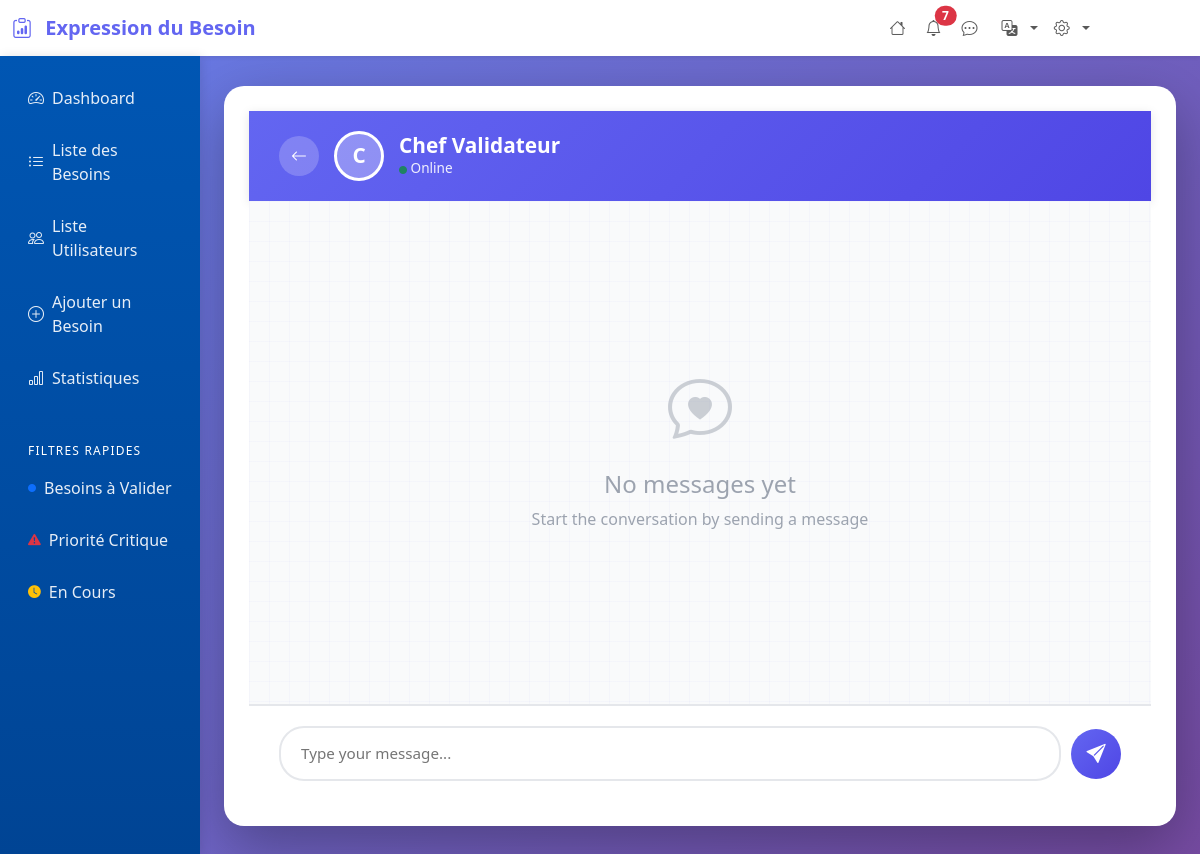
The page /chat/chat_page.php?user_id=2 (signed in) on the database as committed earlier.
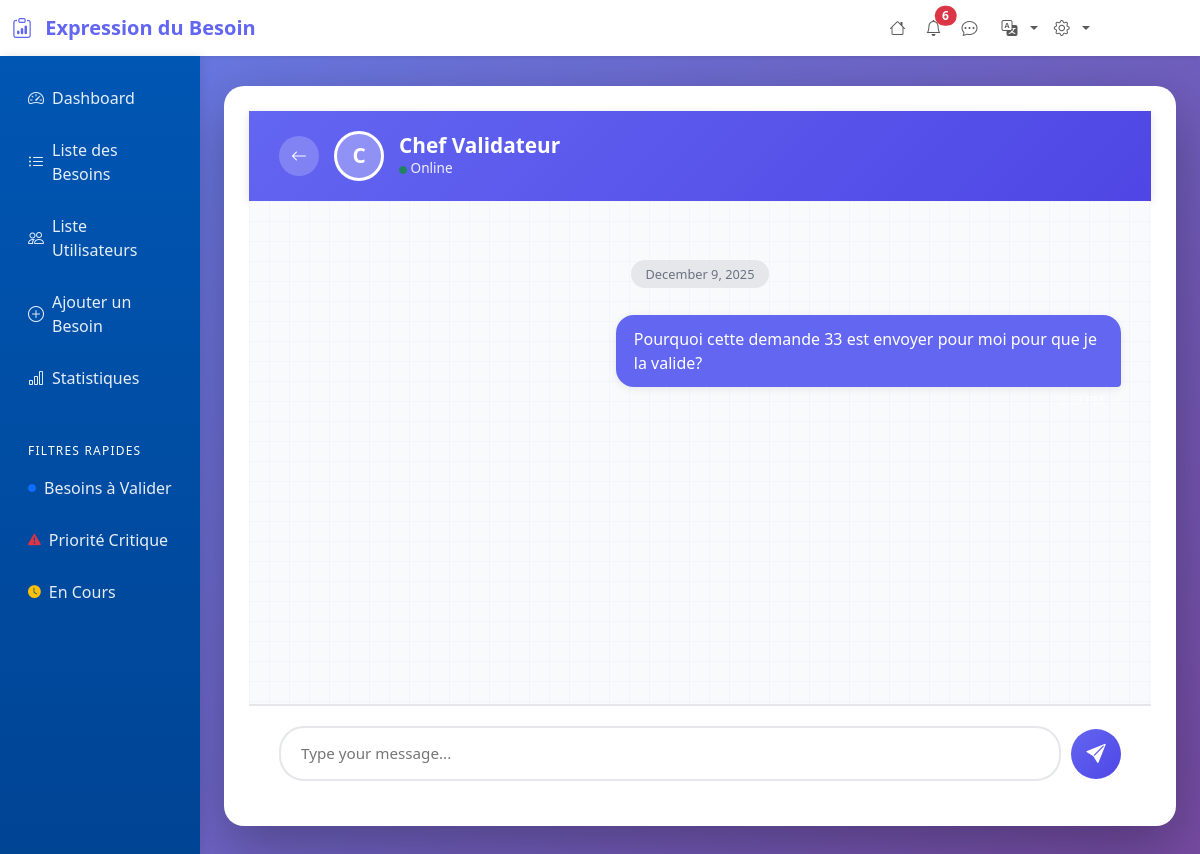
The same page on the database as committed later.
### tables this page shows
CREATE TABLE `conversations` (
  `id` int(11) NOT NULL,
  `sender_id` int(11) NOT NULL,
  `receiver_id` int(11) NOT NULL,
  `message` text NOT NULL,
  `sent_time` timestamp NOT NULL DEFAULT current_timestamp(),
  `is_read` tinyint(1) DEFAULT 0
);

### includes/functions.php (called while the page is built, shortened)
<?php
function getUnreadNotificationCount(int $serviceId,$isAdmin = 0): int {
    $pdo = getConnection();
    if($isAdmin == 1){
        $stmt = $pdo->prepare("SELECT COUNT(*) FROM notifications WHERE is_just_for_admin = 1 AND seen = 0");
        $stmt->execute();
        return (int) $stmt->fetchColumn();
    }
    $stmt = $pdo->prepare("SELECT COUNT(*) FROM notifications WHERE service_id = :service_id AND seen = 0");
    $stmt->execute([':service_id' => $serviceId]);
    return (int) $stmt->fetchColumn();
}
?>

### chat/chat_page.php (the view, shortened to what the changed rows need)
<?php
include '../includes/header.php';
$pdo = getConnection();
$current_user_id = $_SESSION['user_id'] ?? 1;
$chat_user_id = $_GET['user_id'] ?? null;
$sql = "SELECT id, nom FROM users WHERE id = :id";
$stmt = $pdo->prepare($sql);
$stmt->execute(['id' => $chat_user_id]);
$chat_user = $stmt->fetch(PDO::FETCH_ASSOC);
$sql = "SELECT c.*, u.nom
        FROM Conversations c
        JOIN users u ON c.sender_id = u.id
        WHERE (c.sender_id = :user1 AND c.receiver_id = :user2)
        OR (c.sender_id = :user3 AND c.receiver_id = :user4)
        ORDER BY c.sent_time ASC";
$stmt = $pdo->prepare($sql);
$stmt->execute([
    'user1' => $current_user_id,
    'user2' => $chat_user_id,
    'user3' => $chat_user_id,
    'user4' => $current_user_id]);
$messages = $stmt->fetchAll(PDO::FETCH_ASSOC);
?>
<!DOCTYPE html>
<html lang="en">
<head>
    <link href="https://cdn.jsdelivr.net/npm/bootstrap@5.3.2/dist/css/bootstrap.min.css" rel="stylesheet">
    <link rel="stylesheet" href="https://cdn.jsdelivr.net/npm/bootstrap-icons@1.11.1/font/bootstrap-icons.css">
</head>
<body>
    <div class="chat-container">
        <div class="chat-header">
            <div class="chat-user-info">
                <h2><?php echo htmlspecialchars($chat_user['nom']); ?></h2>
            </div>
        </div>
        <div class="messages-container" id="messagesContainer">
            <?php if (empty($messages)): ?>
            <div class="empty-chat">
                <i class="bi bi-chat-heart"></i>
                <h4>No messages yet</h4>
                <p>Start the conversation by sending a message</p>
            </div>
            <?php else: ?>
            <?php
                $last_date = null;
                foreach ($messages as $msg):
                    $msg_date = date('Y-m-d', strtotime($msg['sent_time']));
                    $is_sent = $msg['sender_id'] == $current_user_id;
                    if ($msg_date !== $last_date):
                        $last_date = $msg_date;
                        $today = date('Y-m-d');
                        $yesterday = date('Y-m-d', strtotime('-1 day'));
                        if ($msg_date == $today) {
                            $date_label = 'Today';
                        } elseif ($msg_date == $yesterday) {
                            $date_label = 'Yesterday';
                        } else {
                            $date_label = date('F j, Y', strtotime($msg_date));
                        }
                ?>
            <div class="date-divider">
                <span><?php echo $date_label; ?></span>
            </div>
            <?php endif; ?>
            <div class="message <?php echo $is_sent ? 'sent' : 'received'; ?>">
                <div class="message-content">
                    <div class="message-bubble">
                        <?php echo nl2br(htmlspecialchars($msg['message'])); ?>
                    </div>
                    <div class="message-time">
                        <?php if ($is_sent): ?>
                        <i class="bi bi-check2-all"></i>
                        <?php endif; ?>
                    </div>
                </div>
            </div>
            <?php endforeach; ?>
            <?php endif; ?>
        </div>
    </div>
</body>
</html>

### includes/header.php (shortened to what the changed rows need)
<?php
require_once __DIR__ . '/functions.php';
$unreadCount = getUnreadNotificationCount($_SESSION['user_service'] ?? 0,
    isset($_SESSION['user_role']) && $_SESSION['user_role'] === 'Administrateur' ? 1 : 0
);
?>
<!DOCTYPE html>
<html lang="fr">
<head>
    <link href="https://cdn.jsdelivr.net/npm/bootstrap@5.3.2/dist/css/bootstrap.min.css" rel="stylesheet">
    <link href="https://cdn.jsdelivr.net/npm/bootstrap-icons@1.11.2/font/bootstrap-icons.css" rel="stylesheet">
    <link rel="stylesheet" href="assets/css/style.css">
    <link rel="stylesheet" href="https://cdnjs.cloudflare.com/ajax/libs/font-awesome/7.0.1/css/all.min.css"
 />
</head>
<body>
    <nav class="navbar navbar-expand-lg navbar-light bg-white shadow-sm">
        <div class="container-fluid">
            <div class="collapse navbar-collapse" id="navbarNav">
                <ul class="navbar-nav ms-auto">
                    <?php if($_SESSION['user_role'] != 'Demandeur'): ?>
                    <li class="nav-item position-relative">
                        <a class="nav-link" href="/besoins/pages/notifications.php">
                            <i class="bi bi-bell me-1"></i>
                            <?php if (!empty($unreadCount) && $unreadCount > 0): ?>
                            <span
                                class="position-absolute -top-2 start-1 translate-middle badge rounded-pill bg-danger">
                                <?= $unreadCount ?>
                            </span>
                            <?php endif; ?>
                        </a>
                    </li>
                    <?php endif; ?>
                </ul>
            </div>
        </div>
    </nav>
    <div class="container-fluid">
        <div class="row">
            <main class="col-md-9 ms-sm-auto mx-auto col-lg-10 px-md-4">

Rows that differ between the two databases and show on the page:
added conversations: sent_time "December 9, 2025", message "Pourquoi cette demande 33 est envoyer pour moi pour que je la valide?"
Other text that changed with them:
$unreadCount: "7" → "6"
text no longer shown: "No messages yet Start the conversation by sending a message"
